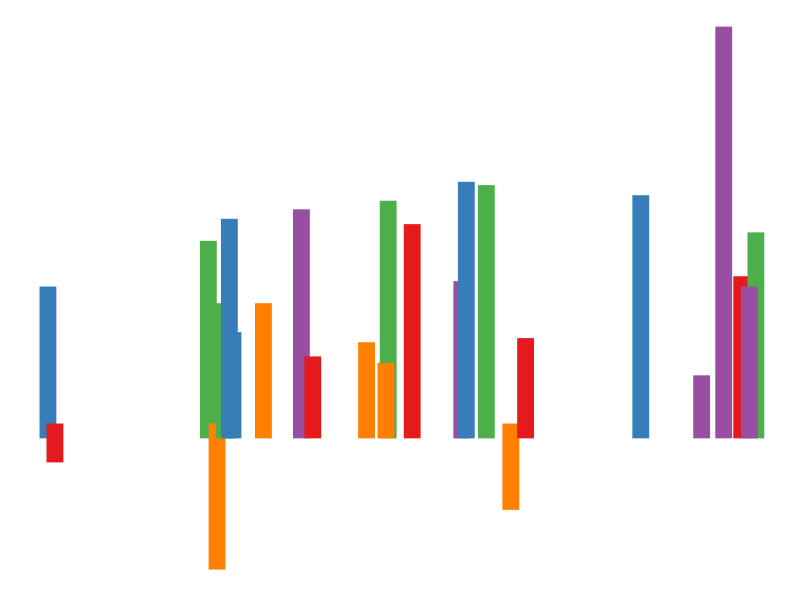
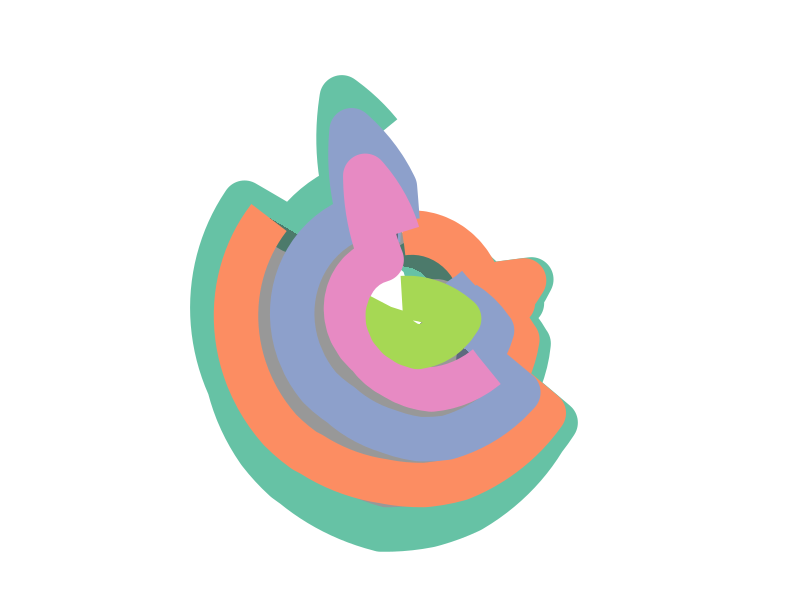

Write the R code that produced these figures, in order.
## ---- chunk 1
knitr::opts_chunk$set(echo = TRUE)
library(ggplot2)

## ---- chunk 2

generate_data <- function(N,ngroup,xmean,xvar,ymean,yvar,zmean,zvar){
   DAT=data.frame()

  names=paste("G_",seq(1,ngroup),sep="")
  DAT=data.frame()
  for(i in seq(1:ngroup)){
      data=data.frame( matrix(0, ngroup , 3))
      data[,1]=sample(names, nrow(data))
      data[,2]=sample( c(rnorm(N,mean = xmean,sd = xvar),c(1:ngroup)) ,nrow(data))
      data[,3]=sample( c(rnorm(N,mean=ymean,sd = yvar),c(1:ngroup)) ,nrow(data))
      data[,4]=sample( c(rnorm(N,mean=zmean,sd = zvar),c(1:ngroup)) ,nrow(data))
      DAT=rbind(DAT,data)
  }
  colnames(DAT)=c("Group","X","Y","Z")
  DAT
}
gendata <- generate_data(50,5,1,2,3,4,5,6)
head(gendata)
## ---- chunk 3

generate_plot <- function(DAT,colorscale="Set1",size=5,alpha=0.5,geom=1,polar=F){

  p <- ggplot() +
    
    scale_color_brewer(palette = colorscale) +
    scale_fill_brewer(palette = colorscale) +
    #geom_col()+
    #theme_bw()# +
    theme(
      line = element_blank(),
      text = element_blank(),
      title = element_blank(),
      legend.position = "none",
      panel.border = element_blank(),
      panel.background = element_blank()
    )
  
  
  if (geom == 1) {
    p <- p + geom_col(
      aes(
        x = X,
        y = Y,
        color = Group,
        group = Group
      ),
      size = size,
      alpha = alpha,
      data = DAT
    )
  }
  if(geom==2){
      p <- p+geom_tile( aes(x=X,
                            y=Y,
                            height = Z,

                            color=Group,
                            group=Group,
                            width=size
      ), size=size,
      alpha=alpha,data = DAT)
  }
  if(geom==3){
     p <- p+geom_boxplot( aes(x=X,
                              y=Y,

                              color=Group,
                              group=Group
     ), size=size,
     alpha=alpha,data = DAT)
  }
  if(geom==4){
    p <- p+geom_violin( aes(x=Group,
                            y=Y,

                            color=Group
    ),  size=size,
    alpha=alpha,data = DAT)
  }

  if(geom==5){
      p <- p+geom_area( aes(x=X,
                            y = Y,


                            color=Group,
                            group=Group
      ), size=size,alpha=alpha,data = DAT)
  }

  if(geom==6){
      p <- p+geom_point( aes(x=X,
                             y=Y,

                             color=Group
      ),size=size,
      alpha=alpha,data = DAT)
  }

  if(geom==7){
      p <- p+geom_line( aes(x=X,
                            y=Y,
                            z=Z,

                            color=Group,
                            group=Group
      ), size=size,
      alpha=alpha,data = DAT)
  }
  if(geom==8){
      p <- p+geom_bin2d( aes(x=X,
                             y=Y,
                             fill = Z

      ),
      alpha=alpha,size=size,data = DAT)
  }

  if(polar==T){
      p <- p+coord_polar()
  }
  p
    
}
generate_plot(gendata)
## ---- chunk 4

generate_plot(gendata,colorscale = "Set2",size = 15,geom = 5,polar = T)

## ---- chunk 5

generate_config <- function(NPOP){
  data.frame(
    list(
      id = seq(1, NPOP),
      geom = sample(1:8, NPOP, replace = T),
      ngroups = sample(2:30, NPOP, replace = T),
      N = sample(150:1500, NPOP, replace = T),
      xmean = sample(1:5, NPOP, replace = T),
      ymean = sample(1:5, NPOP, replace = T),
      zmean = sample(1:5, NPOP, replace = T),
      xvar = sample(1:50, NPOP, replace = T),
      yvar = sample(1:50, NPOP, replace = T),
      zvar = sample(1:50, NPOP, replace = T),
      alpha = runif(NPOP, 0, 1),
      polar = sample(c(T, F), NPOP, replace = T),
      size = sample(seq(1, 100, 1), NPOP, replace = T),
      ncolor = sample(2:8, NPOP, replace = T),
      colorscale = sample(
        c(
          "Set1",
          "Set2",
          "Set3",
          "Pastel1",
          "Pastel2",
          "Paired",
          "Dark2",
          "Accent",
          "Blues",
          "Greys",
          "BuGn",
          "Reds",
          "Oranges",
          "Greens"
        ),
        NPOP,
        replace = T
      ),
      score = rep(NA, NPOP),
      pred_score = rep(NA, NPOP),
      rated = rep(F, NPOP)
    )
  )
}
generate_config(10)
